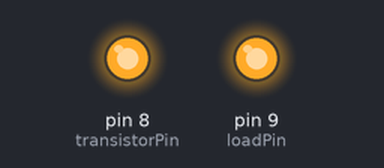
Bench run of a sketch on a simulated Arduino Uno, built with avr-gcc and run on an emulated ATmega328P. On the bench: output pins drawn as LEDs (lit = HIGH).

Above: at 1.0 s.
At 3.0 s:
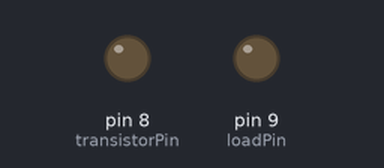
Timing chart, 0 to 5.2 s (numbered marks = the images above):
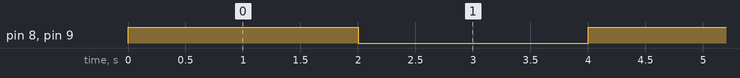

The sketch:

14.transistor_to_switch.ino
```cpp
#define transistorPin 8
#define loadPin 9

void setup() {
  pinMode(transistorPin, OUTPUT);
  pinMode(loadPin, OUTPUT);
}

void loop() {
  digitalWrite(transistorPin, HIGH);  // Switch on transistor to allow current flow
  digitalWrite(loadPin, HIGH);        // Turn on the load (e.g., LED or motor)
  delay(2000);

  digitalWrite(transistorPin, LOW);   // Switch off transistor, cutting current to load
  digitalWrite(loadPin, LOW);         // Turn off the load
  delay(2000);
}
```

Measured:
- by itself, pin 8 (transistorPin), pin 9 (loadPin): alternates HIGH for 2.0 s and LOW for 2.0 s
